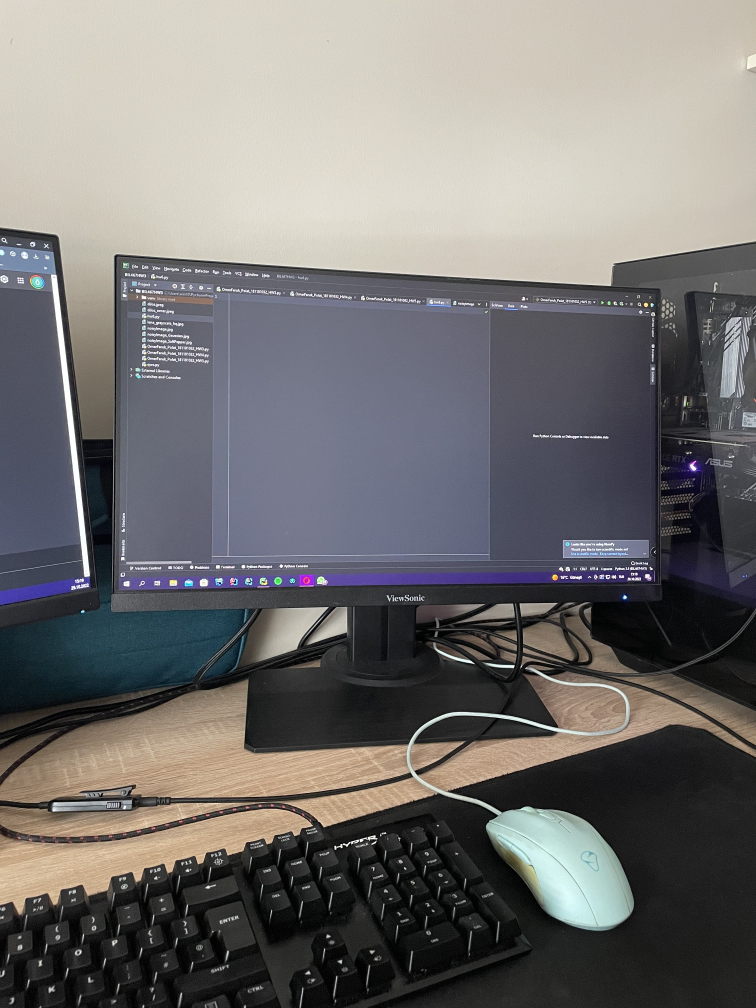
#> input picture Images/IMG-6888.jpg, 3024 x 4032 px, given in place of uni_test_2.jpg, which was not available (shown at 1/4 size)
$ python image_stitching.py
#> lines starting #> are read from the running program, lines starting #| are printed output that depends on the picture; pictures that were not available may be replaced by others from this repository, and a replacement may not be noted
import sys

import cv2 as cv
import imutils
import numpy as np

img1 = cv.imread("../Images/uni_test_2.jpg")
#> img1 is the input picture: shape (4032, 3024, 3); mean B, G, R 112.6, 113.3, 115.3
img2 = cv.imread("../Images/uni_test_1.jpg")
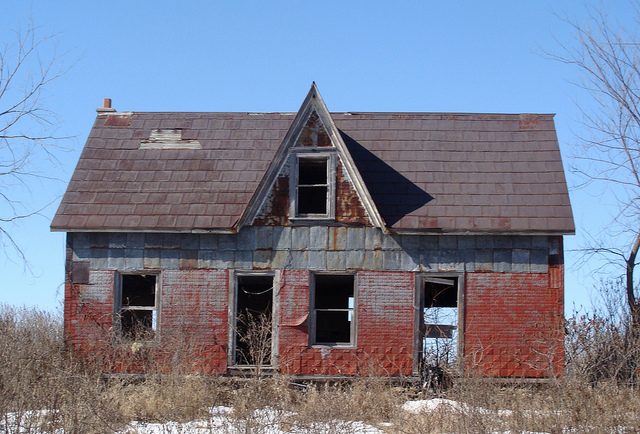
#> input picture Images/in_img.jpg, 640 x 434 px, given in place of uni_test_1.jpg, which was not available
#> img2 is the input picture: shape (434, 640, 3); mean B, G, R 148.2, 128.2, 120.5
img1_gray = cv.cvtColor(img1, cv.COLOR_RGB2GRAY)
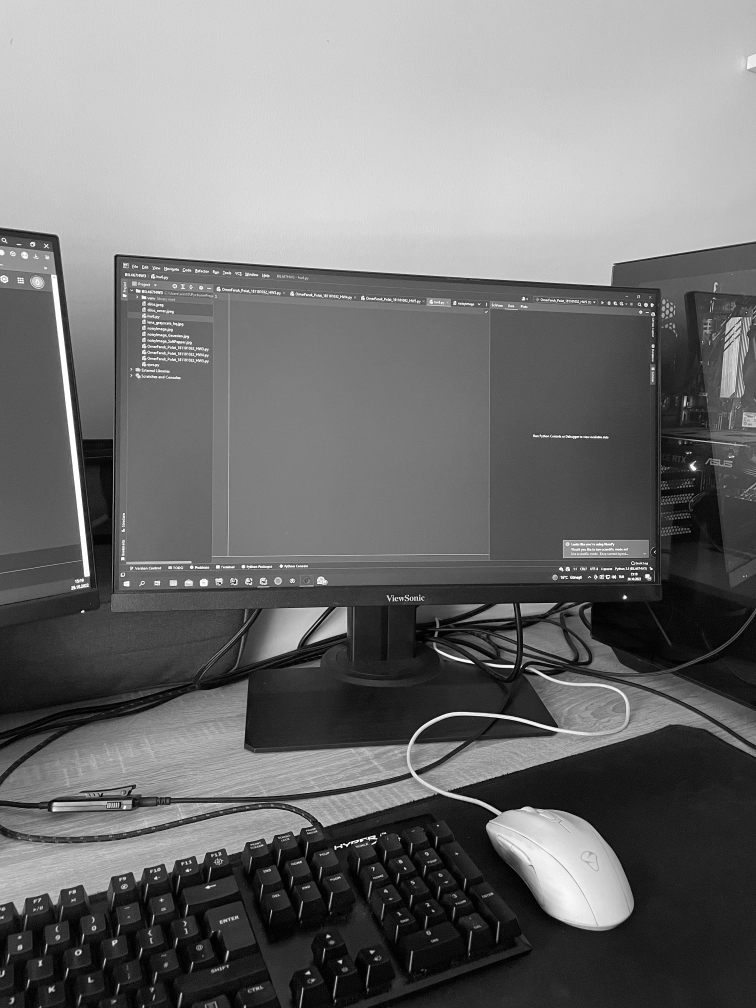
#> img1_gray: shape (4032, 3024) (shown at 1/4 size); min 0, max 255, mean 113.2
img2_gray = cv.cvtColor(img2, cv.COLOR_RGB2GRAY)
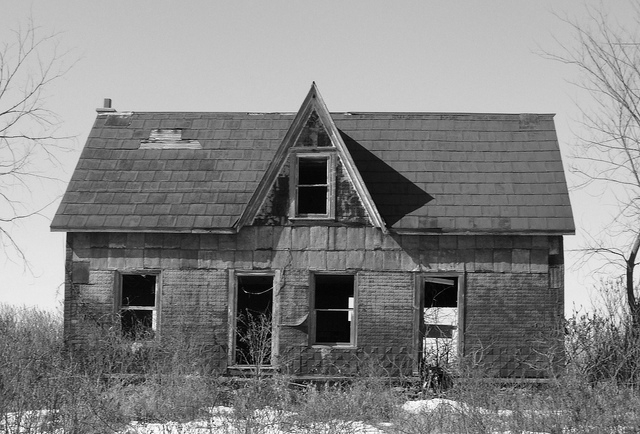
#> img2_gray: shape (434, 640); min 0, max 255, mean 133.3


def detectAndDescribe(image, method=None):
    if method == 'sift':
        descriptor = cv.xfeatures2d.SIFT_create()
    elif method == 'brisk':
        descriptor = cv.BRISK_create()
    elif method == 'orb':
        descriptor = cv.ORB_create()

    (kps, features) = descriptor.detectAndCompute(image, None)

    return kps, features


# [63 lines left out: functions createMatcher, matchKeyPointsBF, matchKeyPointsKNN, matchKeyPointsFlann, getHomography, not called in this run]


if __name__ == '__main__':
    while(True):
        extractorChoice = int(input("1 FOR SIFT\n2 FOR BRISK\n3 FOR ORB\n0 FOR EXIT\n"))
#> the answer given: 1
        if extractorChoice == 1:
            feature_extractor = "sift"
        elif extractorChoice == 2:
            feature_extractor = "brisk"
        elif extractorChoice == 3:
            feature_extractor = "orb"
        else:
            sys.exit()
        matcherChoice = int(input("\n1 FOR BRUTE FORCE\n2 FOR FLANN\n"))
#> the answer given: 1
        if matcherChoice == 1:
            feature_matching = "bf"
        elif matcherChoice == 2:
            feature_matching = "knn"
        else:
            print("Wrong Input")

        kpsA, featuresA = detectAndDescribe(img1_gray, method=feature_extractor)
#> (the run stopped early here; a loop or call above may not have finished)
